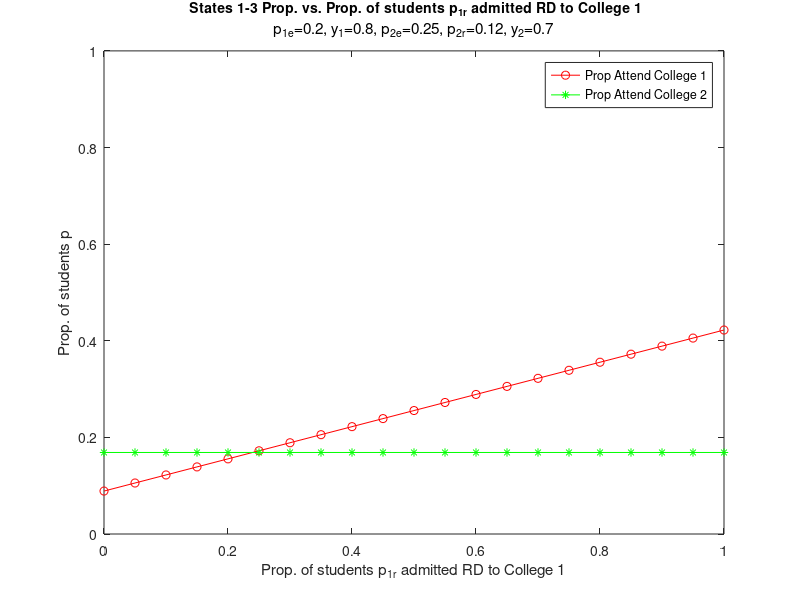

Here is the MATLAB script that generated this plot:
clear all; close all;

n = 20; % number of intervals
for i = 0:n
p1e = 0.2; % College 1's ED acceptance rate
p1r = i*(1/n); % College 1's RD acceptance rate
y1 = 0.8; % College 1's RD yield

p2e = 0.25; % College 2's ED acceptance rate
p2r = 0.12; % College 2's RD acceptance rate
y2 = 0.7; % College 2's RD yield

a = 1;
r = a*p1e/(p1e+p2e); %prop. applying to College 1 ED proportional to index

% States 1-12: ED Attend 1, ED Attend 2, RD Attend 1, Attend Neither, 
% RD Attend 2, Original Group, ED Pool 1, ED Pool 2, RD Pool 1, RD Pool 2,
% RD Admitted 1, RD Admitted 2

% transition matrix
A = [1 0 0 0 0 0 p1e 0 0 0 0 0
    0 1 0 0 0 0 0 p2e 0 0 0 0
    0 0 1 0 0 0 0 0 0 0 y1 0
    0 0 0 1 0 0 0 0 1-p1r 1-p2r 1-y1 1-y2
    0 0 0 0 1 0 0 0 0 0 0 y2
    0 0 0 0 0 0 0 0 0 0 0 0
    0 0 0 0 0 r 0 0 0 0 0 0
    0 0 0 0 0 1-r 0 0 0 0 0 0
    0 0 0 0 0 0 0 1-p2e 0 0 0 0
    0 0 0 0 0 0 1-p1e 0 0 0 0 0
    0 0 0 0 0 0 0 0 p1r 0 0 0
    0 0 0 0 0 0 0 0 0 p2r 0 0];

% initial condition: all start in state 6: starting student pool
ci = [0 0 0 0 0 1 0 0 0 0 0 0]';
ciFinal = (A^4*ci)';

attend1 = ciFinal(1)+ciFinal(3); %Prop Attend 1
attend2 = ciFinal(2)+ciFinal(5); %Prop Attend 2

C1(i+1) = attend1; %avoid 0 indexing
C2(i+1) = attend2;
end

figure;
plot((0:n)/n, C1,'-ro');
hold on;
plot((0:n)/n, C2,'-g*');
xlim([0 1])
ylim([0 1])
legend('Prop Attend College 1','Prop Attend College 2');
xlabel('{Prop. of students p_{1r} admitted RD to College 1}');
ylabel('{Prop. of students p}');
title({'{\bf\fontsize{14} States 1-3 Prop. vs. Prop. of students p_{1r} admitted RD to College 1}'; 'p_{1e}=0.2, y_{1}=0.8, p_{2e}=0.25, p_{2r}=0.12, y_{2}=0.7'},'FontWeight','Normal');

